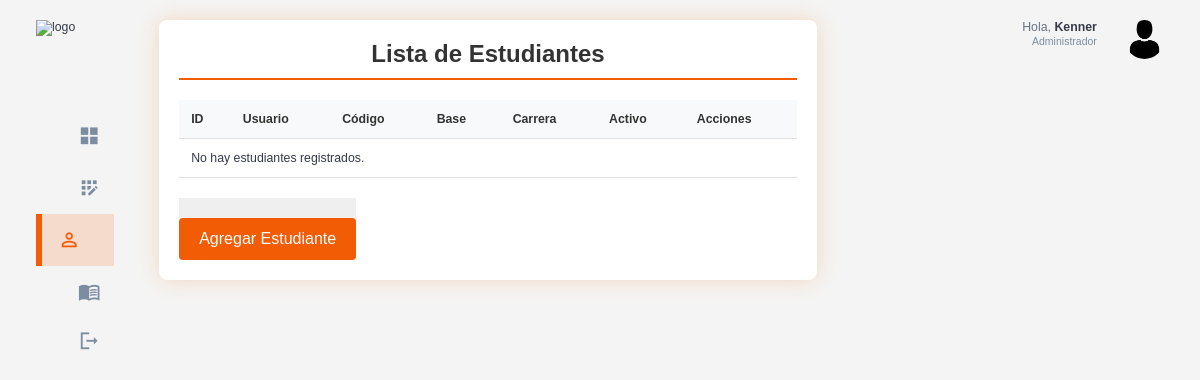
The app's page /estudiantes/ (signed in), older data.
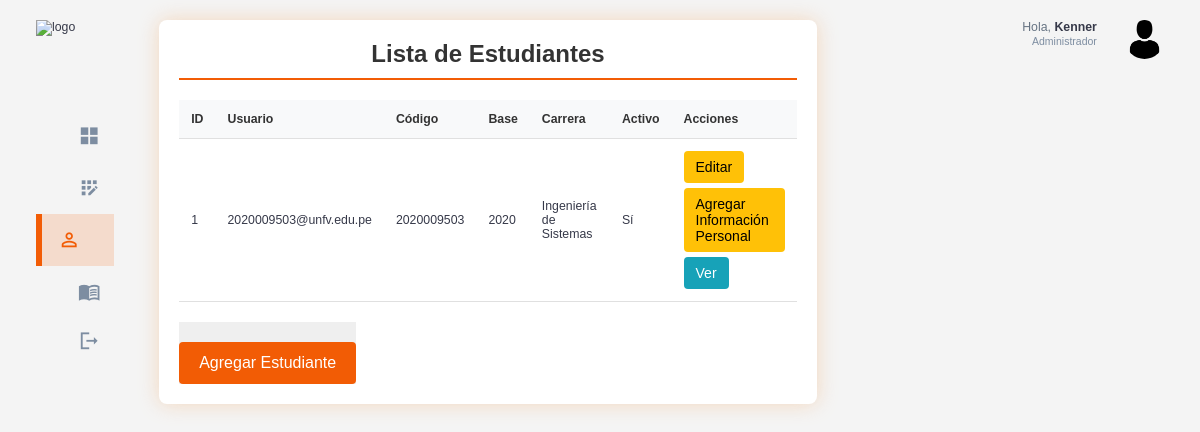
The same page, newer data.
### estudiantes/models.py (models this page shows, shortened)
class Estudiante(models.Model):
    usuario = models.OneToOneField(Usuario, on_delete=models.CASCADE)
    codigo = models.CharField(max_length=10,unique=True)
    base = models.CharField(max_length=20)
    carrera = models.CharField(max_length=100)
    activo = models.BooleanField(default=True)

### usuarios/models.py (models this page shows, shortened)
class Usuario(AbstractUser):
    id = models.AutoField(primary_key=True)
    rol = models.ForeignKey(Rol, on_delete=models.CASCADE, null=True, blank=False)

### usuarios/decorators.py (the view)
        def _wrapped_view(request, *args, **kwargs):
            if request.user.is_authenticated and (request.user.rol.nombre_rol == role or request.user.rol.is_admin):
                return view_func(request, *args, **kwargs)
            else:
                raise PermissionDenied  # Lanza un error si no tiene el rol correcto

### estudiantes/views.py (called while the page is built)
@login_required
@role_required('Administrador')
def listar_estudiantes(request):
    estudiantes = Estudiante.objects.all()  # Obtiene todos los estudiantes
    return render(request, 'estudiantes/listar_estudiantes.html', {'estudiantes': estudiantes})

### templates/estudiantes/listar_estudiantes.html (shortened to what this page needs)
{% extends 'base.html' %}
{% load static %}
{% block extra_css %}
    <link rel="stylesheet" href="{% static 'css/student_list.css' %}">
{% endblock %}
{% block content %}
<div class="student-list-container">
    <h2>Lista de Estudiantes</h2>
    <div class="table-responsive">
        <table class="student-table">
            <thead>
                <tr>
                    <th>ID</th>
                    <th>Usuario</th>
                    <th>Código</th>
                    <th>Base</th>
                    <th>Carrera</th>
                    <th>Activo</th>
                    <th>Acciones</th>
                </tr>
            </thead>
            <tbody>
                {% for estudiante in estudiantes %}
                <tr>
                    <td>{{ estudiante.id }}</td>
                    <td>{{ estudiante.usuario.username }}</td>
                    <td>{{ estudiante.codigo }}</td>
                    <td>{{ estudiante.base }}</td>
                    <td>{{ estudiante.carrera }}</td>
                    <td>{{ estudiante.activo|yesno:"Sí,No" }}</td>
                    <td class="actions">
                        <a href="{% url 'editar_estudiante' estudiante.pk %}" class="btn btn-edit">Editar</a>
                            {% if estudiante.informacionpersonal %}
                        <span>Información Personal Agregada</span>
                            {% else %}
                        <a href="{% url 'agregar_informacion_personal' estudiante.pk %}" class="btn btn-edit">Agregar Información Personal</a>
                            {% endif %}
                        <a href="{% url 'ver_informacion_estudiante' estudiante.pk %}" class="btn btn-view">Ver</a>
                    </td>
                </tr>
                {% empty %}
                <tr>
                    <td colspan="7">No hay estudiantes registrados.</td>
                </tr>
                {% endfor %}
            </tbody>
        </table>
    </div>
    <button type="submit"><a href="{% url 'agregar_estudiante'%}" class="btn btn-add">Agregar Estudiante</a></button>
</div>
{% endblock %}

Row changes from the older to the newer data that the page shows:
added Estudiante: id "1", usuario.username "2020009503@unfv.edu.pe", codigo "2020009503", base "2020", carrera "Ingeniería de Sistemas", activo "Sí", shows "Agregar Información Personal"
Text that changed along with them:
text no longer shown: "No hay estudiantes registrados."
